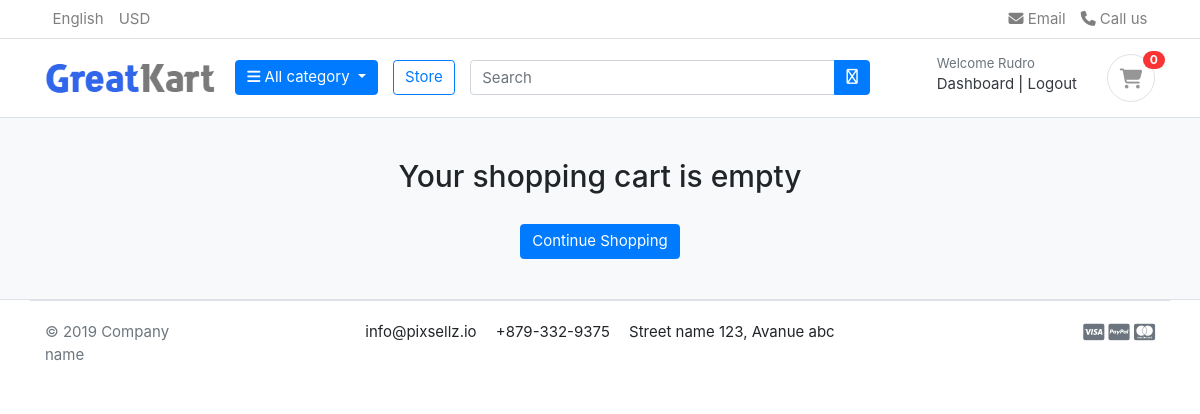
Page /cart/ (signed in) on the earlier database version.
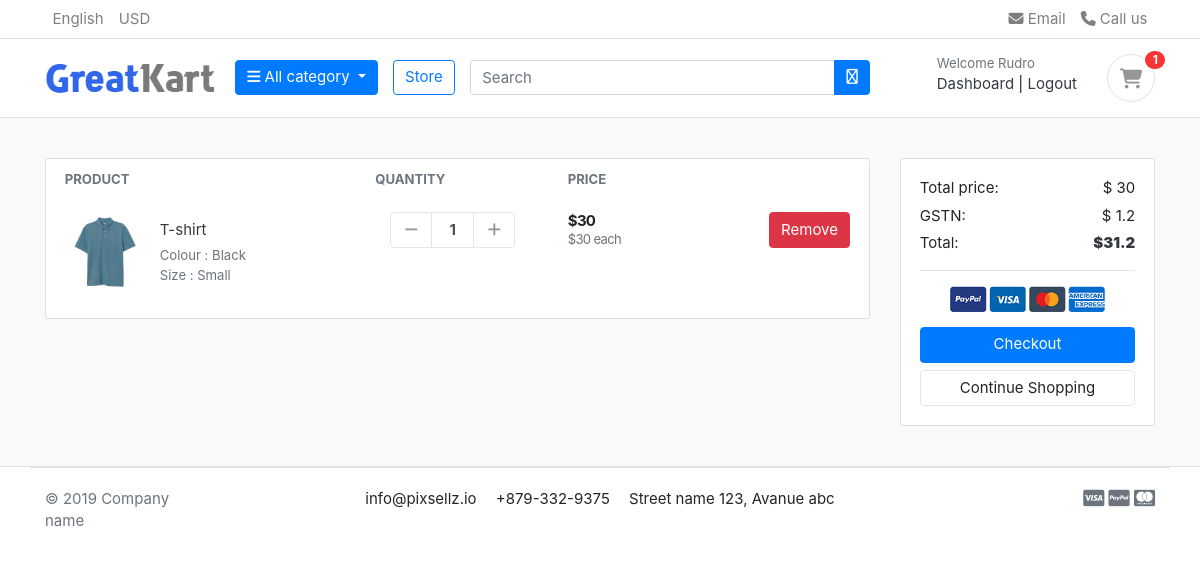
Same page on the later database version.
### account/models.py (models this page shows, shortened)
class Account(AbstractBaseUser):
    first_name = models.CharField(max_length=50)
    last_name = models.CharField(max_length=50)
    username = models.CharField(max_length=20,unique= True)
    email = models.EmailField(max_length=100,unique=True)
    phone_number = models.CharField(max_length=100)
    date_join = models.DateTimeField(auto_now_add=True)
    last_login = models.DateTimeField(auto_now_add=True)
    is_admin = models.BooleanField(default=False)
    is_staff = models.BooleanField(default=False)
    is_active = models.BooleanField(default=False)
    is_superadmin = models.BooleanField(default= False)
    USERNAME_FIELD = 'email'
    REQUIRED_FIELDS = ['username','first_name','last_name',]
    objects = MyAccountManager()

### carts/models.py (models this page shows, shortened)
class CartItem(models.Model):
    user = models.ForeignKey(Account, on_delete=models.CASCADE, null=True)
    product = models.ForeignKey(Product, on_delete=models.CASCADE)
    variations = models.ManyToManyField(Variation,blank=True)
    cart = models.ForeignKey(Cart,on_delete=models.CASCADE, null=True)
    quantity = models.IntegerField()
    is_active = models.BooleanField(default=True)
    def sub_total(self):
        return self.product.price * self.quantity

### store/models.py (models this page shows, shortened)
class Product(models.Model):
    product_name = models.CharField(max_length=200, unique=True)
    slug = models.SlugField(max_length=200, unique=True)
    description = models.TextField(max_length=500, blank=True)
    price = models.IntegerField()
    image = models.ImageField(upload_to='photos/product')
    stock = models.IntegerField()
    is_avilable = models.BooleanField(default=True)
    category = models.ForeignKey(Category, on_delete=models.CASCADE)
    created_date = models.DateTimeField(auto_now_add= True)
    modified_date = models.DateTimeField(auto_now=True)
    def get_url(self):
        return reverse('product_detail', args=[self.category.slug, self.slug])

class Variation(models.Model):
    product = models.ForeignKey(Product, on_delete=models.CASCADE)
    variation_category = models.CharField(max_length=100, choices=variation_category_choice)
    variation_value = models.CharField(max_length=100)
    is_active = models.BooleanField(default=True)
    creted_date = models.DateTimeField(auto_now=True)
    objects = VariationManager()

### carts/views.py (the view)
# urls.py: path('',views.cart, name='cart'),
def cart(request, total=0, quantity=0, cart_items=None):
    try:
        gst = 0
        grand_total = 0
        if request.user.is_authenticated:
            cart_items = CartItem.objects.filter(user=request.user, is_active = True)
        else:
            cart = Cart.objects.get(cart_id = _cart_id(request))
            cart_items = CartItem.objects.filter(cart=cart, is_active = True)
        for cart_item in cart_items:
            total += (cart_item.product.price * cart_item.quantity)
            quantity += cart_item.quantity
        gst = (4 * total) / 100
        grand_total = total + gst
    except ObjectDoesNotExist :
        pass
    context = {
        'total' : total,
        'quantity' : quantity,
        'cart_items' : cart_items,
        'gst' : gst,
        'grand_total' : grand_total
    }
    return render(request,'carts/cart.html',context)

### carts/context_processors.py (called while the page is built)
def counter(request):
    cart_count = 0
    if 'admin' in request.path:
        return()
    else:
        try:
            cart = Cart.objects.filter(cart_id = _cart_id(request))
            if request.user.is_authenticated:
                cart_items = CartItem.objects.filter(user=request.user)
            else:
                cart_items = CartItem.objects.filter(cart=cart[:1])
            for cart_item in cart_items:
                cart_count += cart_item.quantity
        except Cart.DoesNotExist:
            cart_count = 0
    return dict(cart_count=cart_count)

### carts/views.py (called while the page is built)
def _cart_id(request):
    cart = request.session.session_key
    if not cart:
        cart = request.session.create()
    return cart

### category/context_processors.py (called while the page is built)
def menu_links(request):
    links = Category.objects.all()
    return dict(links=links)

### category/models.py (called while the page is built)
    def get_url(self):
        return reverse('products_by_category', args=[self.slug])

### templates/carts/cart.html (shortened to what this page needs)
{% extends "base.html" %}
{% load static %}
{% block content %}
<section class="section-content padding-y bg">
    <div class="container">
    {% if not  cart_items %}
    <h2 class="text-center">Your shopping cart is empty</h2>
    <br>
    <div class='text-center'>
        <a href="{% url "store" %}" class='btn btn-primary'>Continue Shopping</a>
    </div>
    {% else %}
    <div class="row">
    <aside class="col-lg-9">
    <div class="card">
        <table class="table table-borderless table-shopping-cart">
            <thead class="text-muted">
            <tr class="small text-uppercase">
            <th scope="col">Product</th>
            <th scope="col" width="120">Quantity</th>
            <th scope="col" width="120">Price</th>
            <th scope="col" class="text-right" width="200"> </th>
            </tr>
            </thead>
        <tbody>
        {% for cart_item in cart_items  %}
        <tr>
            <td>
                <figure class="itemside align-items-center">
                    <div class="aside"><img src="{{cart_item.product.image.url}}" class="img-sm"></div>
                    <figcaption class="info">
                        <a href="{{ cart_item.product.get_url }}" class="title text-dark">{{cart_item.product.product_name}}</a>
                        <p class="text-muted small">
                            {% if cart_item.variations.all %}
                                {% for item in cart_item.variations.all %}
                                {{item.variation_category | capfirst}} : {{item.variation_value | capfirst}} <br>
                                {% endfor %}
                            {% endif %}
                        </p>
                    </figcaption>
                </figure>
            </td>
            <td>
                            <div class="col">
                                <div class="input-group input-spinner">
                                    <div class="input-group-prepend">
                                    <a href="{% url "remove_cart" cart_item.product.id cart_item.id %}" class="btn btn-light" type="button" id="button-plus"> <i class="fa fa-minus"></i> </a>
                                    </div>
                                    <input type="text" class="form-control"  value="{{cart_item.quantity}}">
                                    <div class="input-group-append">
                                    <form action="{% url "add_cart" cart_item.product.id %}" method="POST">
                                        <button class="btn btn-light" type="submit" id="button-minus"> <i class="fa fa-plus"></i></button>
                                    </form>
                                    </div>
                                </div>
                            </div>
            </td>
            <td>
                <div class="price-wrap">
                    <var class="price"> ${{ cart_item.sub_total }} </var>
                    <small class="text-muted"> ${{cart_item.product.price}} each </small>
                </div>
            </td>
            <td class="text-right">
            <a href="{% url "remove_cart_item" cart_item.product.id cart_item.id %}" onclick="return confirm('Are you sure you want to delete this item?')" class="btn btn-danger"> Remove</a>
            </td>
        </tr>
    {% endfor %}
    </tbody>
    </table>
    </div>
    </aside>
        <aside class="col-lg-3">
            <div class="card">
            <div class="card-body">
                <dl class="dlist-align">
                  <dt>Total price:</dt>
                  <dd class="text-right">$ {{total}}</dd>
                </dl>
                <dl class="dlist-align">
                  <dt>GSTN:</dt>
                  <dd class="text-right">$ {{gst}}</dd>
                </dl>
                <dl class="dlist-align">
                  <dt>Total:</dt>
                  <dd class="text-right text-dark b"><strong>${{grand_total}}</strong></dd>
                </dl>
                <hr>
                <p class="text-center mb-3">
                    <img src="{% static 'images/misc/payments.png' %}" height="26">
                </p>
                <a href="{% url "checkout" %}" class="btn btn-primary btn-block"> Checkout </a>
                <a href="{% url "store" %}" class="btn btn-light btn-block">Continue Shopping</a>
            </div>
            </div>
    </aside>
    </div>
    {% endif %}
    </div>
    </section>
{% endblock content %}

### templates/base.html (shortened to what this page needs)
{% load static %}
<!DOCTYPE html>
<html lang="en">
<head>
    <link rel="stylesheet" href="https://cdn.jsdelivr.net/npm/bootstrap@4.6.2/dist/css/bootstrap.min.css">
    <link href="{% static 'fontawesomefree/css/fontawesome.css' %}" rel="stylesheet" type="text/css">
    <link href="{% static 'fontawesomefree/css/solid.css' %}" rel="stylesheet" type="text/css">
    <link rel="stylesheet" href="{% static "css/responsive.css" %}">
    <link rel="stylesheet" href="{% static "css/ui.css" %}">
</head>
<body>
    {% include "partials/_header.html" %}
    {% block content %}
    {% endblock content %}
    {% include "partials/_footer.html" %}
</body>
</html>

### templates/partials/_header.html (shortened to what this page needs)
{% load static %}
<header class="section-header">
	<nav class="navbar p-md-0 navbar-expand-sm navbar-light border-bottom">
	<div class="container">
	  <div class="collapse navbar-collapse" id="navbarTop4">
		<ul class="navbar-nav mr-auto">
			<li class="nav-item dropdown">
				 <a href="#" class="nav-link"> English </a>
			</li>
			<li class="nav-item dropdown">
				<a href="#" class="nav-link"> USD </a>
			</li>
		</ul>
		<ul class="navbar-nav">
			<li><a href="#" class="nav-link"> <i class="fa fa-envelope"></i> Email </a></li>
			<li><a href="#" class="nav-link"> <i class="fa fa-phone"></i> Call us </a></li>
		</ul>
	  </div>
	</div>
	</nav>
	<section class="header-main border-bottom">
		<div class="container">
	<div class="row align-items-center">
		<div class="col-lg-2 col-md-3 col-6">
			<a href="{% url "home" %}" class="brand-wrap">
				<img class="logo" src="{% static "images/logo.png" %}">
			</a>
		</div>
		<div class="col-lg col-sm col-md col-6 flex-grow-0">
			<div class="dropdown category-wrap d-inline-block float-right">
				<button type="button" class="btn btn-primary dropdown-toggle" data-toggle="dropdown">
					<i class="fa fa-bars"></i> All category
				</button>
			</div>
		</div>
		<a href="{% url "store" %}" class="btn btn-outline-primary">Store</a>
		<div class="col-lg  col-md-6 col-sm-12 col">
			<form action="{% url "search" %}" class="search" method="GET">
				<div class="input-group w-100">
					<input type="text" class="form-control" style="width:60%;" placeholder="Search" name="keyword">
					<div class="input-group-append">
					  <button class="btn btn-primary" type="submit">
						<i class="fa-regular fa-magnifying-glass"></i>
					  </button>
					</div>
				</div>
			</form>
		</div>
		<div class="col-lg-3 col-sm-6 col-8 order-2 order-lg-3">
					<div class="d-flex justify-content-end mb-3 mb-lg-0">
						{% if user.id is None %}
						<div class="widget-header">
							<small class="title text-muted">Welcome guest!</small>
							<div>
								<a href="{% url "login" %}">Sign in</a> <span class="dark-transp"> | </span>
								<a href="{% url "register" %}"> Register</a>
							</div>
						</div>
						{% else %}
						<div class="widget-header">
							<small class="title text-muted">Welcome {{user.first_name}}</small>
							<div>
								<a href="{% url "dashboard" %}">Dashboard</a> <span class="dark-transp"> | </span>
								<a href="{% url "logout" %}"> Logout </a>
							</div>
						</div>
						{% endif %}
						<a href="{% url "cart" %}" class="widget-header pl-3 ml-3">
							<div class="icon icon-sm rounded-circle border"><i class="fa fa-shopping-cart"></i></div>
							<span class="badge badge-pill badge-danger notify">{{cart_count}}</span>
						</a>
					</div>
				</div>
	</div>
		</div>
	</section>
	</header>

### templates/partials/_footer.html (shortened to what this page needs)
<footer class="section-footer border-top">
    <div class="container">
        <section class="footer-bottom border-top row">
            <div class="col-md-2">
                <p class="text-muted"> &copy 2019 Company name </p>
            </div>
            <div class="col-md-8 text-md-center">
                <span  class="px-2">info@pixsellz.io</span>
                <span  class="px-2">+879-332-9375</span>
                <span  class="px-2">Street name 123, Avanue abc</span>
            </div>
            <div class="col-md-2 text-md-right text-muted">
            </div>
        </section>
    </div>
</footer>

### static/css/ui.css (style rules this page uses)
html { font-family: "Inter", sans-serif; font-size: 15px; }
.price-wrap { letter-spacing: -0.7px; }
.icon-xs, .icon-sm, .icon-md, .icon-lg { display: inline-block; text-align: center; flex-shrink: 0; flex-grow: 0; }
.icon-sm { width: 48px; height: 48px; line-height: 48px !important; font-size: 20px; }
.img-xs, .img-sm, .img-md, .img-lg { -o-object-fit: cover; object-fit: cover; flex-shrink: 0; flex-grow: 0; }
.img-sm { width: 80px; height: 80px; }
.padding-y { padding-top: 40px; padding-bottom: 40px; }
var { font-style: normal; }
figure { margin-bottom: 0; }
.bg { background-color: #f8f9fa; }
.b { font-weight: 600; }
p:last-child { margin-bottom: 0; }
.header-main { position: relative; padding-top: 1rem; padding-bottom: 1rem; }
.brand-wrap .logo, .navbar-brand .logo { margin-right: 7px; max-height: 42px; display: inline-block; }
.widget-header { display: inline-block; vertical-align: middle; position: relative; }
.widget-header a { color: #343a40; }
.widget-header i { color: #969696; }
.widget-header .title { display: block; }
.widget-header .notify { position: absolute; top: -3px; right: -10px; }
.footer-bottom { padding-top: 20px; padding-bottom: 20px; }
.btn-light { background-color: #fff; border-color: #e4e4e4; }
.btn-light i { color: #969696; }
.itemside { position: relative; display: flex; width: 100%; }
.itemside .aside { position: relative; flex-shrink: 0; }
.itemside .info { padding-left: 15px; padding-right: 7px; }
.itemside p { margin-bottom: 0; }
.itemside .title { display: block; margin-bottom: 5px; color: #212529; }
[class*=dlist-] { margin-bottom: 5px; }
[class*=dlist-] dd { margin-bottom: 0; }
.dlist-align { display: flex; }
.dlist-align dt { width: 150px; word-wrap: break-word; font-weight: normal; }
.dlist-align dd { flex-grow: 1; }
.notify { position: absolute; top: -4px; right: -10px; display: inline-block; padding: 0.25em 0.6em; font-size: 12px; line-height: 1; text-align: center; border-radius: 3rem; color: #fff; background-color: #fa3434; }
.price { font-weight: 600; color: #212529; }
.input-spinner { width: 125px; flex-wrap: nowrap; display: inline-flex; vertical-align: middle; }
.input-spinner input.form-control { text-align: center; max-width: 46px; font-weight: bold; flex-basis: 46px; border-color: #e4e4e4; flex-grow: 0; }
.input-spinner .btn { width: 42px; text-align: center; padding-left: 0.5rem; padding-right: 0.5rem; }
.table-shopping-cart.table td, .table-shopping-cart.table th { padding-left: 1.25rem; padding-right: 1.25rem; }
.table-shopping-cart .price-wrap { line-height: 1.2; }
.table-shopping-cart .price { font-weight: bold; margin-right: 5px; display: block; }

Differences in the rows shown:
added CartItem: product.image (picture), product.product_name "T-shirt", quantity "1", sub_total "30", product.price "30"
now on this page (row unchanged): Variation: variation_category "Colour", variation_value "Black"
now on this page (row unchanged): Variation: variation_category "Size", variation_value "Small"
Other differences:
{{ cart_count }}: "0" → "1"
{{ total }}: (not shown) → "30"
{{ gst }}: (not shown) → "1.2"
{{ grand_total }}: (not shown) → "31.2"
text no longer shown: "Your shopping cart is empty"
text now shown: "PRODUCT QUANTITY PRICE Total price: $ GSTN: $ Total: $ Checkout"
